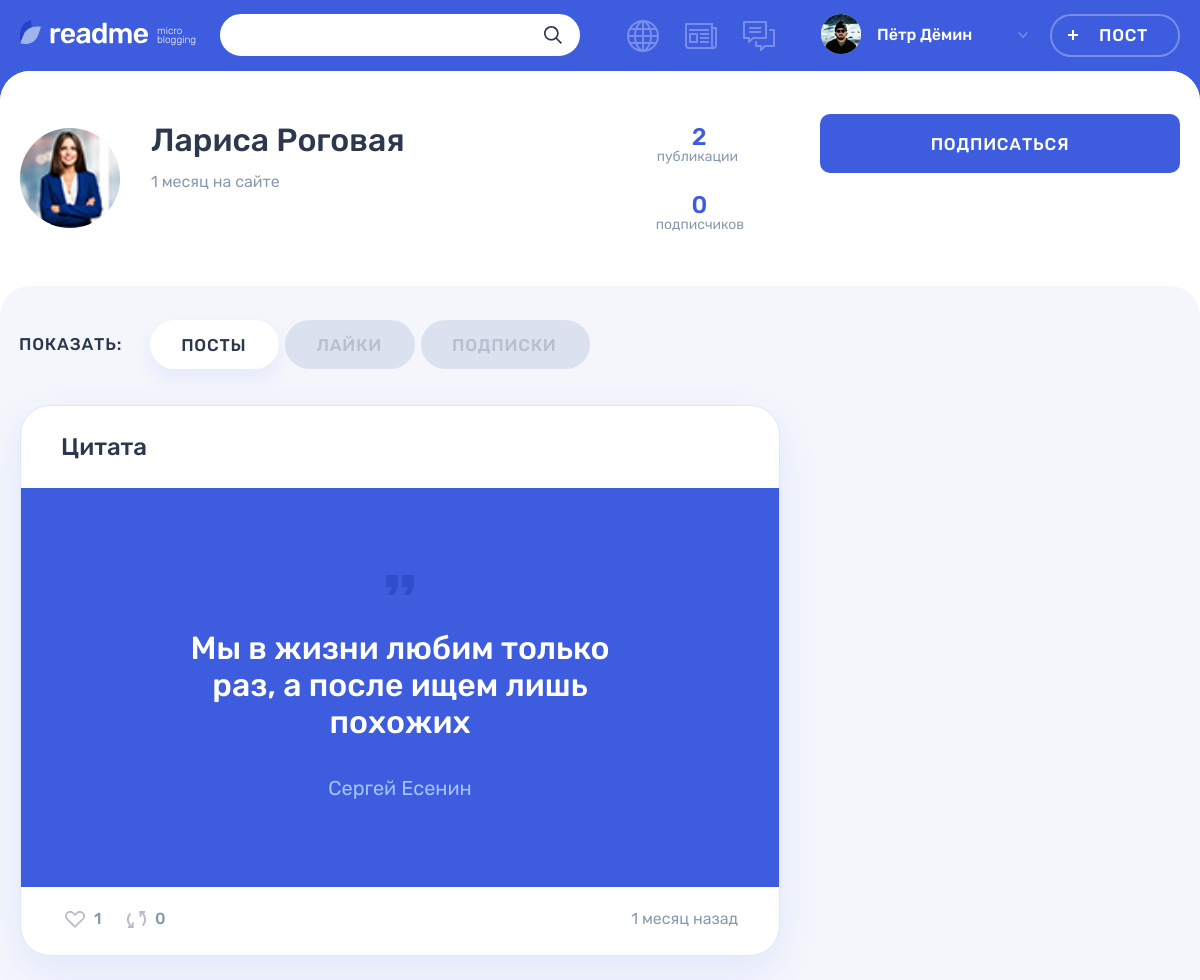
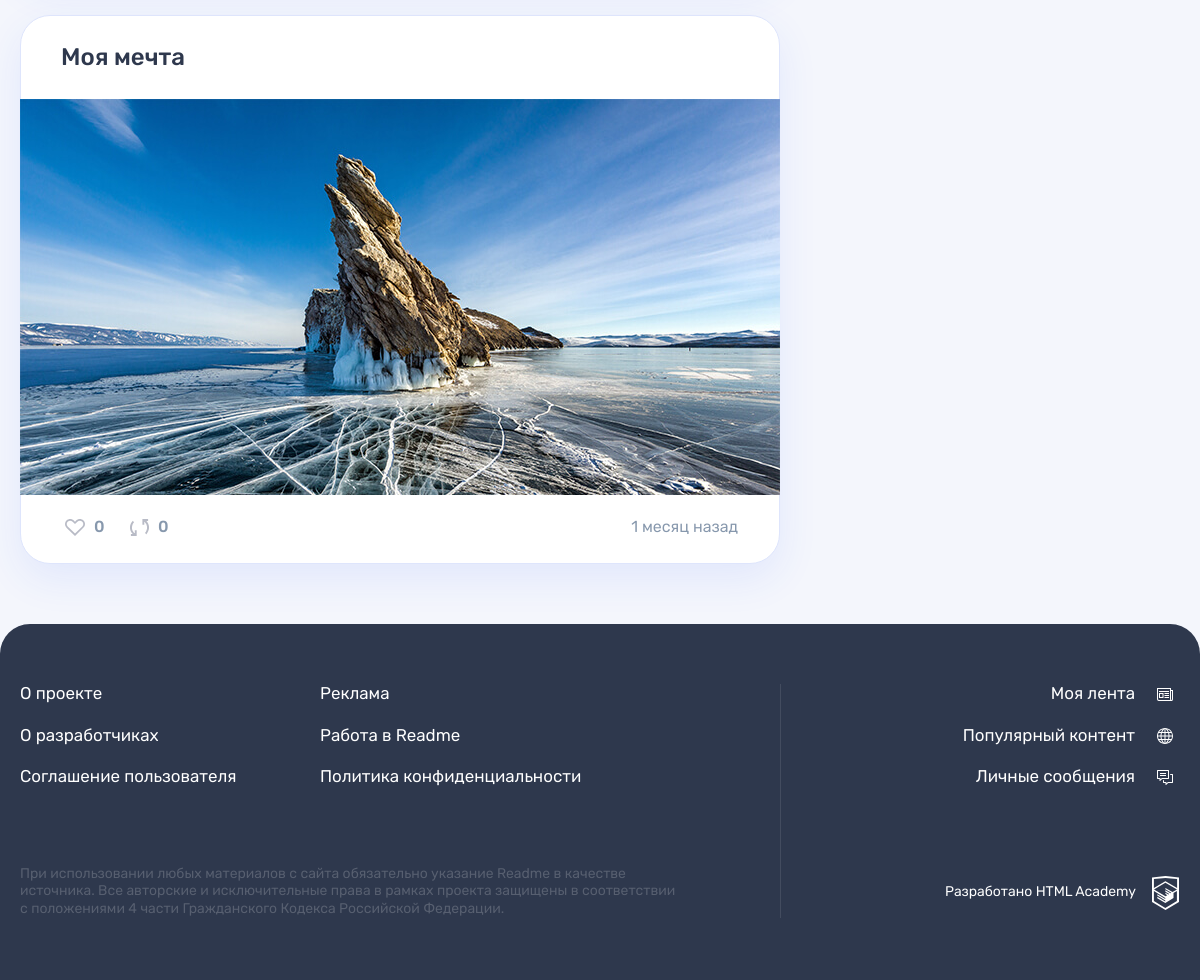
Page /profile.php?id=1&tab=posts (signed in) on the committed database (2 pictures, top to bottom).
### tables this page shows
CREATE TABLE user (
	id INT UNSIGNED AUTO_INCREMENT PRIMARY KEY,
	dt_add TIMESTAMP NOT NULL DEFAULT CURRENT_TIMESTAMP(),
	email VARCHAR(128) NOT NULL,
	login VARCHAR(128) NOT NULL,
	password CHAR(64) NOT NULL,
	avatar_path VARCHAR(128),
	UNIQUE INDEX email(email)
);

CREATE TABLE post (
	id INT UNSIGNED AUTO_INCREMENT PRIMARY KEY,
	dt_add TIMESTAMP NOT NULL DEFAULT CURRENT_TIMESTAMP(),
	title VARCHAR(128) NOT NULL,
	text_content TEXT,
	quote_author VARCHAR(128),
	image_path VARCHAR(128),
	video_path VARCHAR(128),
	link VARCHAR(128),
	show_count INT UNSIGNED NOT NULL DEFAULT 0,
	author_id INT UNSIGNED NOT NULL,
	is_repost BOOLEAN NOT NULL DEFAULT 0,
	origin_post_id INT UNSIGNED,
	content_type_id INT UNSIGNED NOT NULL,
	FOREIGN KEY (author_id) REFERENCES user(id),
	FOREIGN KEY (origin_post_id) REFERENCES post(id),
	FOREIGN KEY (content_type_id) REFERENCES content_type(id),
	FULLTEXT INDEX post_ft_search(title, text_content)
);

### helpers.php (called while the page is built, shortened)
<?php
function get_noun_plural_form(int $number, string $one, string $two, string $many): string
{
    $number = (int)$number;
    $mod10 = $number % 10;
    $mod100 = $number % 100;
    switch (true) {
        case ($mod10 === 1):
            return $one;
        case ($mod10 >= 2 && $mod10 <= 4):
            return $two;
        default:
            return $many;
    }
}
function include_template($name, array $data = [])
{
    $name = 'templates/' . $name;
    extract($data);
    require $name;
    $result = ob_get_clean();
    return $result;
}

### functions.php (called while the page is built, shortened)
<?php
function get_mysqli_result(mysqli $link, string $sql, string $result_type = 'all') {
    if (!$result = mysqli_query($link, $sql)) {
        update_errors_log($link, $sql, 'mysql_errors.txt');
        http_response_code(500);
        exit;
    } elseif ($result_type === 'all') {
        $result = mysqli_fetch_all($result, MYSQLI_ASSOC);
    } elseif ($result_type === 'assoc') {
        $result = mysqli_fetch_assoc($result);
    }
    return $result;
}
function esc(string $str) : string {
    $text = htmlspecialchars($str);
    return $text;
}
function get_relative_time(string $date) : string {
    $ts_diff = time() - strtotime($date);
    if ($ts_diff < 60) {
        $relative_time = "$ts_diff " . get_noun_plural_form($ts_diff, 'секунда', 'секунды', 'секунд');
    } elseif ($ts_diff < 3600) {
        $minutes = floor($ts_diff / 60);
        $relative_time = "$minutes " . get_noun_plural_form($minutes, 'минута', 'минуты', 'минут');
    } elseif ($ts_diff < 86400) {
        $hours = floor($ts_diff / 3600);
        $relative_time = "$hours " . get_noun_plural_form($hours, 'час', 'часа', 'часов');
    } elseif ($ts_diff < 604800) {
        $days = floor($ts_diff / 86400);
        $relative_time = "$days " . get_noun_plural_form($days, 'день', 'дня', 'дней');
    } elseif ($ts_diff < 3024000) {
        $weeks = floor($ts_diff / 604800);
        $relative_time = "$weeks " . get_noun_plural_form($weeks, 'неделя', 'недели', 'недель');
    } elseif ($ts_diff >= 3024000) {
        $dt_diff = date_diff(date_create($date), date_create('now'));
        $months = date_interval_format($dt_diff, '%m');
        $relative_time = "$months " . get_noun_plural_form($months, 'месяц', 'месяца', 'месяцев');
    }
    return $relative_time;
}
function validate_user(mysqli $link, int $user_id) : int {
    $sql = "SELECT id FROM user WHERE id = $user_id";
    $result = get_mysqli_result($link, $sql, false);
    return $user_id;
}
function get_likes_indicator_class(mysqli $link, int $post_id) : string {
    $user_id = intval($_SESSION['user']['id']);
    $sql = "SELECT id FROM post_like WHERE post_id = $post_id AND author_id = $user_id";
    $result = get_mysqli_result($link, $sql, false);
    return mysqli_num_rows($result) ? ' post__indicator--likes-active' : '';
}
function get_subscription_status(mysqli $link, int $profile_id) : bool {
    $user_id = intval($_SESSION['user']['id']);
    $sql = "SELECT id FROM subscription WHERE author_id = $user_id AND user_id = $profile_id";
    $result = get_mysqli_result($link, $sql, false);
    return boolval(mysqli_num_rows($result));
}
function get_likes_count(mysqli $link, int $post_id) : int {
    $sql = "SELECT COUNT(id) FROM post_like WHERE post_id = $post_id";
    $likes_count = get_mysqli_result($link, $sql, 'assoc')['COUNT(id)'];
    return $likes_count;
}
function get_repost_count(mysqli $link, int $post_id) : int {
    $sql = "SELECT COUNT(id) FROM post WHERE origin_post_id = $post_id";
    $repost_count = get_mysqli_result($link, $sql, 'assoc')['COUNT(id)'];
    return $repost_count;
}
function get_subscriber_count(mysqli $link, int $user_id, bool $numeric_value = false) : string {
    $sql = "SELECT COUNT(id) FROM subscription WHERE user_id = $user_id";
    $subscriber_count = get_mysqli_result($link, $sql, 'assoc')['COUNT(id)'];
    if ($numeric_value) {
        return $subscriber_count;
    }
    return get_noun_plural_form($subscriber_count, ' подписчик', ' подписчика', ' подписчиков');
}
function get_publication_count(mysqli $link, int $user_id, bool $numeric_value = false) : string {
    $sql = "SELECT COUNT(id) FROM post WHERE author_id = $user_id";
    $publication_count = get_mysqli_result($link, $sql, 'assoc')['COUNT(id)'];
    if ($numeric_value) {
        return $publication_count;
    }
    return get_noun_plural_form($publication_count, ' публикация', ' публикации', ' публикаций');
}
function get_post_header_h2_style(array $post) : string {
    $style = '';
    return $style;
}
function get_post_main_style(mysqli $link, array $post) : string {
    $cond1 = !$post['is_repost'] && empty($post['COUNT(c.id)']);
    $sql = "SELECT COUNT(id) FROM post_hashtag WHERE post_id = {$post['id']}";
    $cond2 = get_mysqli_result($link, $sql, 'assoc')['COUNT(id)'];
    $style = '';
    if ($cond1 && $cond2) {
        $style = 'min-height: 67px;';
    } elseif ($cond1) {
        $style = 'min-height: 110px;';
    }
    return $style;
}
function get_datetime_value(string $date) : string {
    $datetime = '';
    if ($ts = strtotime($date)) {
        $datetime = date('Y-m-d H:i', $ts);
    }
    return str_replace(' ', 'T', $datetime);
}
function get_post_fields(string $prefix) : string {
    $post_fields = [
        'id',
        'dt_add',
        'title',
        'text_content',
        'quote_author',
        'image_path',
        'video_path',
        'link',
        'show_count',
        'author_id',
        'is_repost',
        'origin_post_id',
        'content_type_id'
    ];
    array_walk($post_fields, 'add_prefix', $prefix);
    return implode(', ', $post_fields);
}

### templates/profile.php (the view, shortened to what this page needs)
<div class="profile profile--default">
    <div class="profile__user-wrapper">
        <div class="profile__user user container">
            <div class="profile__user-info user__info">
                <div class="profile__avatar user__avatar">
                    <?php if (!empty($user['avatar_path'])): ?>
                    <?php $style = 'width: 100px; height: 100px; object-fit: cover;'; ?>
                    <img style="<?= $style ?>" class="profile__picture user__picture" src="uploads/<?= esc($user['avatar_path']) ?>" width="100" height="100" alt="Аватар пользователя">
                    <?php endif; ?>
                </div>
                <div class="profile__name-wrapper user__name-wrapper">
                    <span class="profile__name user__name"><?= esc($user['login']) ?></span>
                    <time class="profile__user-time user__time" datetime="<?= get_datetime_value($user['dt_add']) ?>"><?= get_relative_time($user['dt_add']) ?> на сайте</time>
                </div>
            </div>
            <div class="profile__rating user__rating">
                <p class="profile__rating-item user__rating-item user__rating-item--publications">
                    <span class="user__rating-amount"><?= get_publication_count($link, $user['id'], true) ?></span>
                    <span class="profile__rating-text user__rating-text"><?= get_publication_count($link, $user['id']) ?></span>
                </p>
                <p class="profile__rating-item user__rating-item user__rating-item--subscribers">
                    <span class="user__rating-amount"><?= get_subscriber_count($link, $user['id'], true) ?></span>
                    <span class="profile__rating-text user__rating-text"><?= get_subscriber_count($link, $user['id']) ?></span>
                </p>
            </div>
            <div class="profile__user-buttons user__buttons">
                <?php if ($user['id'] !== $_SESSION['user']['id']): ?>
                <?php $text_content = get_subscription_status($link, $user['id']) ? 'Отписаться' : 'Подписаться'; ?>
                <a class="profile__user-button user__button user__button--subscription button button--main" href="/subscription.php?id=<?= esc($user['id']) ?>"><?= $text_content ?></a>
                <?php endif; ?>
            </div>
        </div>
    </div>
    <div class="profile__tabs-wrapper tabs">
        <div class="container">
            <div class="profile__tabs filters">
                <b class="profile__tabs-caption filters__caption">Показать:</b>
                <ul class="profile__tabs-list filters__list tabs__list">
                    <li class="profile__tabs-item filters__item">
                        <?php $user_id = esc($user['id']); ?>
                        <?php $classname = isset($_GET['tab']) && $_GET['tab'] === 'posts' ? ' filters__button--active tabs__item--active' : ''; ?>
                        <?php $href = isset($_GET['tab']) && $_GET['tab'] === 'posts' ? '' : " href=\"/profile.php?id={$user_id}&tab=posts\""; ?>
                        <a class="profile__tabs-link filters__button tabs__item button<?= $classname ?>"<?= $href ?>>Посты</a>
                    </li>
                    <li class="profile__tabs-item filters__item">
                        <?php $classname = isset($_GET['tab']) && $_GET['tab'] === 'likes' ? ' filters__button--active tabs__item--active' : ''; ?>
                        <?php $href = isset($_GET['tab']) && $_GET['tab'] === 'likes' ? '' : " href=\"/profile.php?id={$user_id}&tab=likes\""; ?>
                        <a class="profile__tabs-link filters__button tabs__item button<?= $classname ?>"<?= $href ?>>Лайки</a>
                    </li>
                    <li class="profile__tabs-item filters__item">
                        <?php $classname = isset($_GET['tab']) && $_GET['tab'] === 'subscriptions' ? ' filters__button--active tabs__item--active' : ''; ?>
                        <?php $href = isset($_GET['tab']) && $_GET['tab'] === 'subscriptions' ? '' : " href=\"/profile.php?id={$user_id}&tab=subscriptions\""; ?>
                        <a class="profile__tabs-link filters__button tabs__item button<?= $classname ?>"<?= $href ?>>Подписки</a>
                    </li>
                </ul>
            </div>
            <div class="profile__tab-content">
                <section class="profile__posts tabs__content<?php if (isset($_GET['tab']) && $_GET['tab'] === 'posts'): ?> tabs__content--active<?php endif; ?>">
                    <?php foreach ($posts as $post): ?>
                    <article id="article-<?= esc($post['id']) ?>" class="profile__post post post-<?= esc($post['class_name']) ?>">
                        <header class="post__header">
                            <?php $style = get_post_header_h2_style($post); ?>
                            <h2 style="<?= $style ?>"><a href="/post.php?id=<?= esc($post['id']) ?>"><?= esc($post['title']) ?></a></h2>
                        </header>
                        <?php $style = get_post_main_style($link, $post); ?>
                        <div style="<?= $style ?>" class="post__main">
                            <?php $post['display_mode'] = 'feed'; ?>
                            <?php if ($post['class_name'] === 'quote'): ?>
                            <?= include_template('inc/post-quote.php', ['post' => $post]) ?>
                            <?php elseif ($post['class_name'] === 'link'): ?>
                            <?= include_template('inc/post-link.php', ['post' => $post]) ?>
                            <?php elseif ($post['class_name'] === 'photo'): ?>
                            <?= include_template('inc/post-photo.php', ['post' => $post]) ?>
                            <?php elseif ($post['class_name'] === 'video'): ?>
                            <?= include_template('inc/post-video.php', ['post' => $post]) ?>
                            <?php elseif ($post['class_name'] === 'text'): ?>
                            <?php $post['style'] = 'margin-top: 0;'; ?>
                            <?= include_template('inc/post-text.php', ['post' => $post]) ?>
                            <?php endif; ?>
                        </div>
                        <footer class="post__footer">
                            <div class="post__indicators">
                                <div class="post__buttons">
                                    <a class="post__indicator post__indicator--likes<?= get_likes_indicator_class($link, $post['id']) ?> button" href="/like.php?id=<?= esc($post['id']) ?>" title="Лайк">
                                        <svg class="post__indicator-icon" width="20" height="17">
                                            <use xlink:href="#icon-heart"></use>
                                        </svg>
                                        <span><?= get_likes_count($link, $post['id']) ?></span>
                                    </a>
                                    <a class="post__indicator post__indicator--repost button" href="/repost.php?id=<?= esc($post['id']) ?>" title="Репост">
                                        <svg class="post__indicator-icon" width="19" height="17">
                                            <use xlink:href="#icon-repost"></use>
                                        </svg>
                                        <span><?= get_repost_count($link, $post['id']) ?></span>
                                    </a>
                                </div>
                                <time class="post__time" datetime="<?= get_datetime_value($post['dt_add']) ?>"><?= get_relative_time($post['dt_add']) ?> назад</time>
                            </div>
                        </footer>
                    </article>
                    <?php endforeach; ?>
                </section>
            </div>
        </div>
    </div>
</div>

### templates/inc/post-quote.php
<blockquote>
    <p><?= nl2br(esc($post['text_content']), false) ?></p>
    <cite><?= esc($post['quote_author']) ?></cite>
</blockquote>

### templates/inc/post-photo.php (shortened to what this page needs)
<?php if (isset($post['display_mode']) && $post['display_mode'] === 'details'): ?>
<div class="post-photo__image-wrapper">
    <?php $style = 'width: 760px; height: 507px; object-fit: cover; object-position: top;'; ?>
    <img style="<?= $style ?>" src="uploads/<?= esc($post['image_path']) ?>" alt="Фото от пользователя" width="760" height="507">
</div>
<?php elseif (isset($post['display_mode']) && $post['display_mode'] === 'feed'): ?>
<div class="post-photo__image-wrapper">
    <?php $style = 'width: 760px; height: 396px; object-fit: cover; object-position: top;'; ?>
    <img style="<?= $style ?>" src="uploads/<?= esc($post['image_path']) ?>" alt="Фото от пользователя" width="760" height="396">
</div>
<?php endif; ?>

### rows in the picture
user: avatar_path (picture), login "Лариса Роговая", dt_add "1 месяц"
post: title "Цитата", text_content "Мы в жизни любим только раз, а после ищем лишь похожих", quote_author "Сергей Есенин", id "1", id "0", dt_add "1 месяц"
post: title "Моя мечта", image_path (placeholder picture), id "0", dt_add "1 месяц"

### other values in the picture
$_SESSION['user']['login'] "Пётр Дёмин"
get_publication_count($link, $user['id'], true) "2"
get_publication_count($link, $user['id']) "публикации"
get_subscriber_count($link, $user['id'], true) "0"
get_subscriber_count($link, $user['id']) "подписчиков"
$text_content "ПОДПИСАТЬСЯ"
